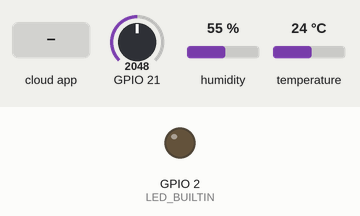
Recording of a program running on a simulated ESP32. On the bench: output pins drawn as LEDs (lit = HIGH). Inputs (shaded band) come from the test bench; at power-on: GPIO 21 = 2048, humidity 55 %, temperature 24 °C. WiFi joins after 1.5 s; servers stay silent unless stated; the Firebase database answers and starts empty; what the program prints to the serial monitor is not drawn.

Above: at 2.7 s.
2.8 s: the phone or cloud app sets state to on
At 4.7 s:
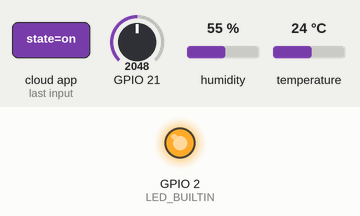
5.2 s: the phone or cloud app sets state to off
At 7.1 s:
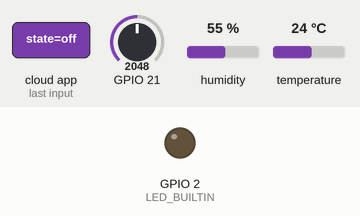
Timing chart, 0 to 8.6 s (numbered marks = the images above; inputs shaded):
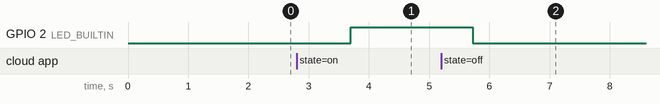

Measured:
- after the input at 2.8 s, GPIO 2 (LED_BUILTIN): LOW → HIGH after 0.90 s
- after the input at 5.2 s, GPIO 2 (LED_BUILTIN): HIGH → LOW after 0.52 s

The program:

main.cpp
```cpp
#include <Arduino.h>
#include <Firebase_ESP_Client.h>
#include <WiFi.h>
// Provide the token generation process info.
#include <addons/TokenHelper.h>

// Provide the RTDB payload printing info and other helper functions.
#include <addons/RTDBHelper.h>

#include "DHT.h"
#include <Adafruit_Sensor.h>

#define WIFI_SSID "TOPNET_2A28"
#define WIFI_PASSWORD "8vm6vft2hv"
#define API_KEY "AIzaSyAaW42iYiAQODvLaOhwgkulYKOQMa9jNbQ"

/* 2. Define the RTDB URL */
#define DATABASE_URL "https://sbapp-6c7c9-default-rtdb.firebaseio.com"
#define LED_BUILTIN 2

#define DHTPIN 4
#define DHTTYPE DHT11

FirebaseData fbdo;
FirebaseAuth auth;
FirebaseConfig config;
String stringVal ="";
DHT dht(DHTPIN, DHTTYPE);

unsigned long sendDataPrevMillis = 0;
int intValue;
float floatValue;
bool signupOK = false;

void setup() {
  // put your setup code here, to run once:
  pinMode(LED_BUILTIN, OUTPUT);
  dht.begin();
  Serial.begin(115200);
    Serial.println();

    WiFi.begin(WIFI_SSID, WIFI_PASSWORD);
    Serial.print("Connecting to Wi-Fi");
    while (WiFi.status() != WL_CONNECTED)
    {
        Serial.print(".");
        delay(300);
    }
    Serial.println();
  Serial.print("Connected with IP: ");
  Serial.println(WiFi.localIP());
  Serial.println();

    /* Assign the api key (required) */
  config.api_key = API_KEY;

  /* Assign the RTDB URL (required) */
  config.database_url = DATABASE_URL;

  /* Sign up */
  if (Firebase.signUp(&config, &auth, "", "")){
    Serial.println("ok");
    signupOK = true;
  }
  else{
    Serial.printf("%s\n", config.signer.signupError.message.c_str());
  }

  /* Assign the callback function for the long running token generation task */
  config.token_status_callback = tokenStatusCallback; //see addons/TokenHelper.h

  Firebase.begin(&config, &auth);
  Firebase.reconnectWiFi(true);
}

void loop() {

int gaz = analogRead(21);
float h = dht.readHumidity();
// Read temperature as Celsius (the default)
float t = dht.readTemperature();


   if (Firebase.ready() && signupOK && (millis() - sendDataPrevMillis > 1000 || sendDataPrevMillis == 0)) {
    sendDataPrevMillis = millis();
    if (Firebase.RTDB.getString(&fbdo ,"/Lampe/state")) {

        stringVal = fbdo.stringData();
        Serial.println(stringVal);
        if(stringVal=="on"){ digitalWrite(LED_BUILTIN ,HIGH);
      Serial.println("high");}
        else if(stringVal=="off"){ digitalWrite(LED_BUILTIN ,LOW);
        Serial.println("low");}
        Serial.println(fbdo.stringData());


    }
    if (Firebase.RTDB.setFloat(&fbdo,"home1/cuisine",t)){
      Serial.println("PASSED");
       Serial.print("temperature: ");
       Serial.println(t);

    }
    else if (Firebase.RTDB.setFloat(&fbdo,"home1/cuisine",h))
    {
      Serial.println("PASSED");
       Serial.print("humidité: ");
       Serial.println(h);
    }
    else if (Firebase.RTDB.setFloat(&fbdo,"home1/cuisine",gaz))
    {
      Serial.println("PASSED");
       Serial.print("gaz: ");
       Serial.println(gaz);
    }


    else {
      Serial.println("FAILED");
      Serial.println("REASON: " + fbdo.errorReason());
    }


}
}
```
